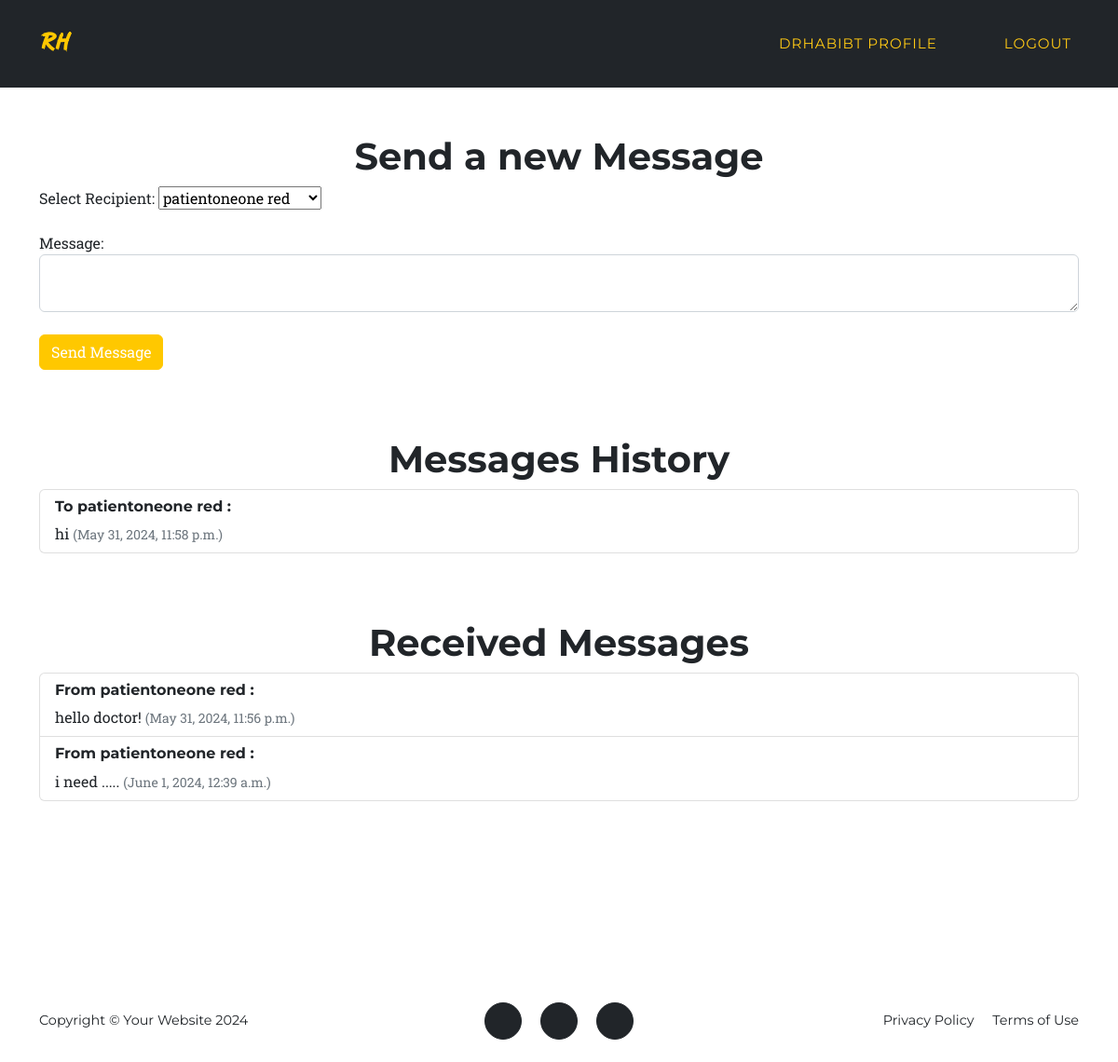
/doctors_msg/ (signed in), run on the app's committed database.
### base/models.py (models this page shows, shortened)
class Message(models.Model):
    sender = models.ForeignKey(User, related_name='sent_messages', on_delete=models.CASCADE)
    recipient = models.ForeignKey(User, related_name='received_messages', on_delete=models.CASCADE)
    content = models.TextField()
    timestamp = models.DateTimeField(auto_now_add=True)

### base/decorators.py (the view)
    def _wrapped_view_func(request, *args, **kwargs):
        if request.user.is_authenticated and (hasattr(request.user, 'doctor') or request.user.is_superuser):
            return view_func(request, *args, **kwargs)
        else:
            return redirect('home')

### base/views.py (called while the page is built)
def get_full_name(user):
    try:
        if hasattr(user, 'doctor'):
            return f"{user.doctor.first_name} {user.doctor.last_name}"
        elif hasattr(user, 'patient'):
            return f"{user.patient.first_name} {user.patient.last_name}"
    except:
        return f"{user.username}"

### base/templates/doctors_msg.html (shortened to what this page needs)
{% load static %}
<!DOCTYPE html>
<html lang="en">
    <head>
        <link href="{% static 'css/styles.css' %}" rel="stylesheet" />
        <link href="{% static 'css/sec_styles.css' %}" rel="stylesheet" />
    </head>
    <body id="page-top">
        <nav class="navbar navbar-expand-lg navbar-dark fixed-top" id="mainNav">
            <div class="container">
                <a class="navbar-brand" href="/">RH</a>
                <div class="collapse navbar-collapse" id="navbarResponsive">
                    <ul class="navbar-nav text-uppercase ms-auto py-4 py-lg-0">
                        <li class="nav-item"><a class="nav-link" href="#profile" style="color: #ffc914; margin-right: 40px;">{{request.user}} Profile</a></li>
                        <li class="nav-item">
                            <a id="logout-link" class="nav-link" href="#" style="color: #ffc914;">Logout</a>
                        </li>
                    </ul>
                </div>
            </div>
        </nav>
        <section>
            <div class="text-center">
                <h1>Send a new Message</h1>
            </div>
            <div class="container">
                <form method="post">
                    <div class="form-group">
                        <label for="recipient">Select Recipient:</label>
                        <select name="recipient" id="recipient">
                            <optgroup label="Patients">
                                {% for patient in patients %}
                                    <option value="{{ patient.user.id }}">{{ patient.first_name }} {{ patient.last_name }}</option>
                                {% endfor %}
                            </optgroup>
                        </select>
                    </div>
                    <br>
                    <div class="form-group">
                        <label for="content">Message:</label>
                        <textarea name="content" id="content" class="form-control" required></textarea>
                    </div>
                    <br>
                    <button type="submit" class="btn btn-primary">Send Message</button>
                </form>
                <br>
                <br>
                <br>
                <div class="text-center">
                    <h1>Messages History</h1>
                </div>
                <ul class="list-group">
                    {% for message in sent_messages %}
                        <li class="list-group-item"><h6>To {{ message.recipient_name }} :</h6> {{ message.content }} <small class="text-muted">({{ message.timestamp }})</small></li>
                    {% endfor %}
                </ul>
                <br>
                <br>
                <br>
                <div class="text-center">
                    <h1>Received Messages</h1>
                </div>
                <ul class="list-group">
                    {% for message in received_messages %}
                        <li class="list-group-item"><h6>From {{ message.sender_name }} :</h6> {{ message.content }} <small class="text-muted">({{ message.timestamp }})</small></li>
                    {% endfor %}
                </ul>
            </div>
        </section>
        <br>
        <br>
        <footer class="footer py-4">
            <div class="container">
                <div class="row align-items-center">
                    <div class="col-lg-4 text-lg-start">Copyright &copy; Your Website 2024</div>
                    <div class="col-lg-4 my-3 my-lg-0">
                        <a class="btn btn-dark btn-social mx-2" href="#!" aria-label="Twitter"></a>
                        <a class="btn btn-dark btn-social mx-2" href="#!" aria-label="Facebook"></a>
                        <a class="btn btn-dark btn-social mx-2" href="#!" aria-label="LinkedIn"></a>
                    </div>
                    <div class="col-lg-4 text-lg-end">
                        <a class="link-dark text-decoration-none me-3" href="#!">Privacy Policy</a>
                        <a class="link-dark text-decoration-none" href="#!">Terms of Use</a>
                    </div>
                </div>
            </div>
        </footer>
    </body>
</html>

### data on the page
Message: content "hi", timestamp "May 31, 2024, 11:58 p.m."
Message: content "hello doctor!", timestamp "May 31, 2024, 11:56 p.m."
Message: content "i need .....", timestamp "June 1, 2024, 12:39 a.m."

### other printed values
{{ request.user }} "DRHABIBT"
{{ message.recipient_name }} "patientoneone red"
{{ message.sender_name }} "patientoneone red" "patientoneone red"
form field recipient "patientoneone red"
